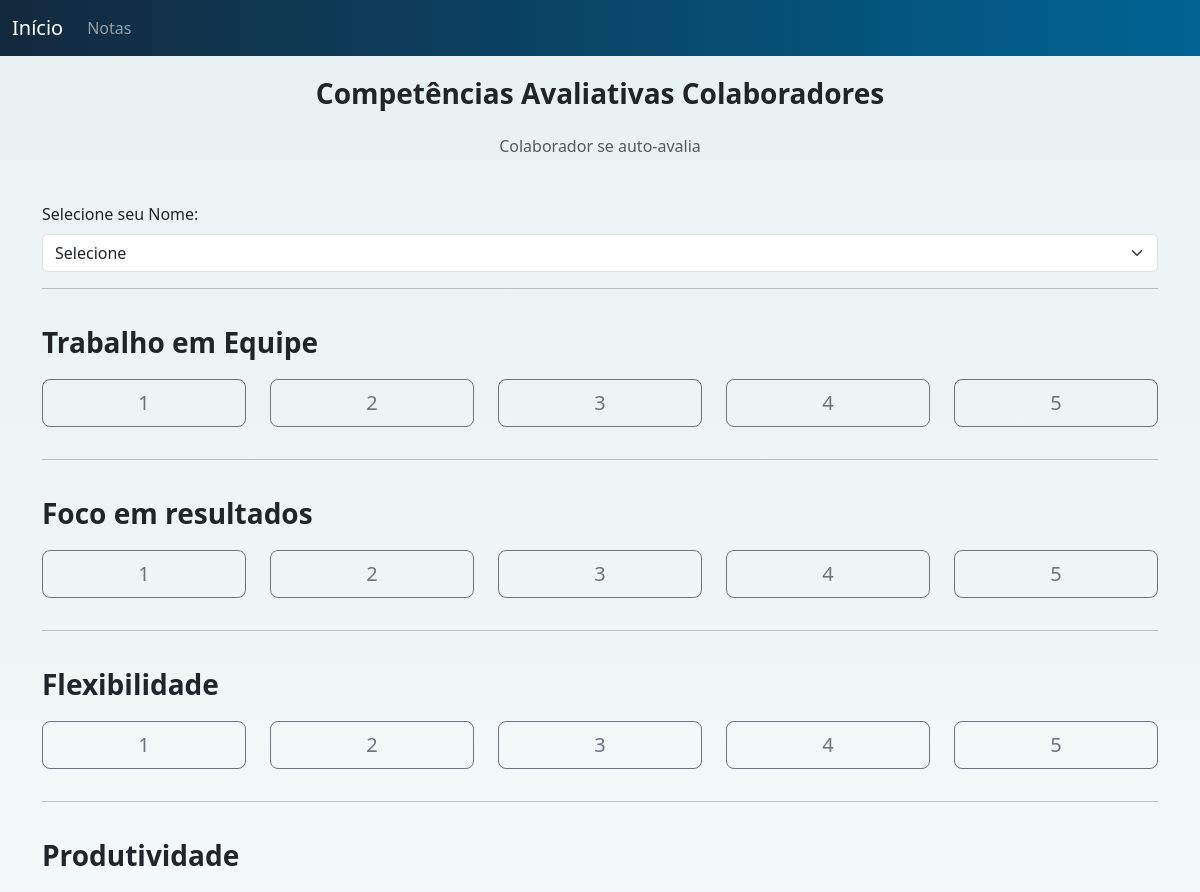
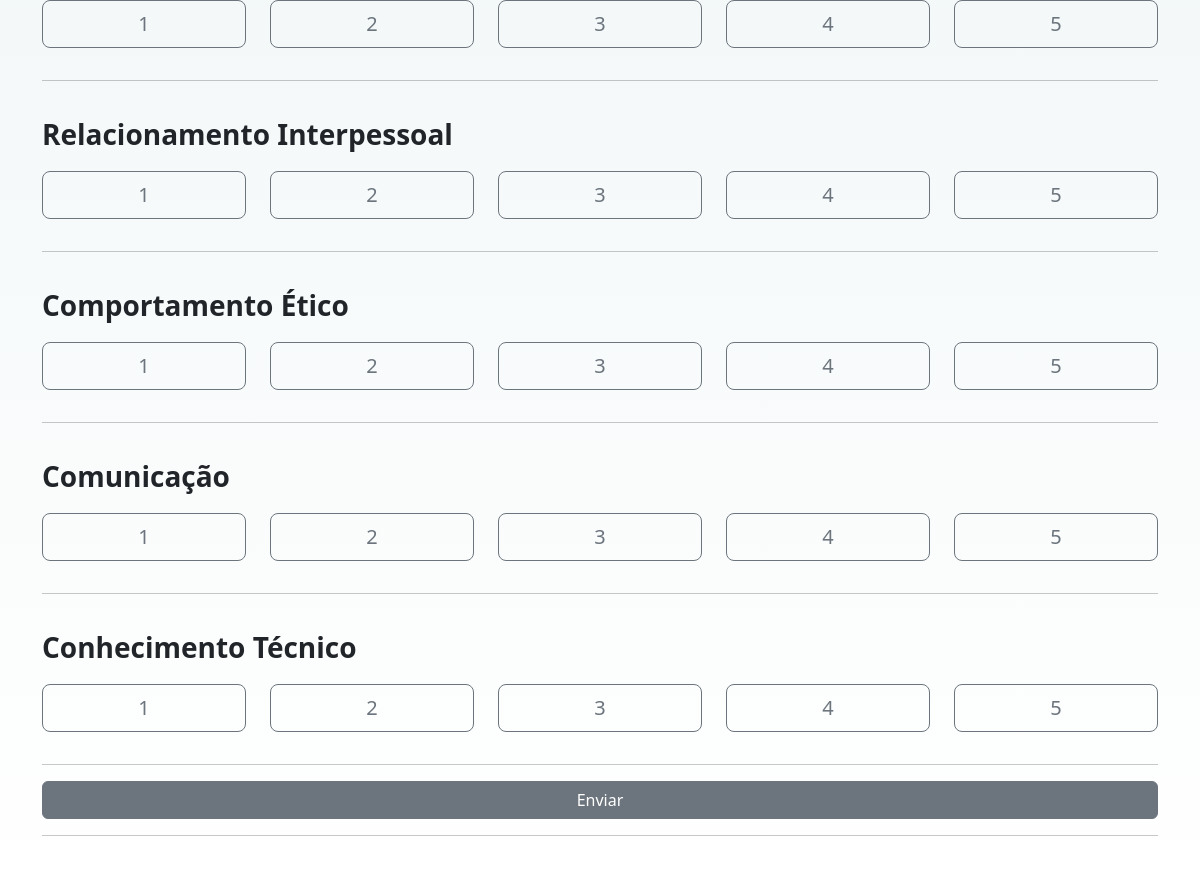
Screenshot of /pages/colaboradores.php with the database file from the repository (2 pictures, top to bottom).
### tables this page shows
CREATE TABLE `pergunta` (
  `id` int(11) NOT NULL,
  `pergunta1` varchar(255) DEFAULT NULL,
  `pergunta2` varchar(255) DEFAULT NULL,
  `pergunta3` varchar(255) DEFAULT NULL,
  `pergunta4` varchar(255) DEFAULT NULL,
  `pergunta5` varchar(255) DEFAULT NULL,
  `pergunta6` varchar(255) DEFAULT NULL,
  `pergunta7` varchar(255) DEFAULT NULL,
  `pergunta8` varchar(255) DEFAULT NULL,
  `pergunta9` varchar(255) DEFAULT NULL,
  `pergunta10` varchar(255) DEFAULT NULL
);

### pages/colaboradores.php (the view, shortened to what this page needs)
<?php require_once('../conexao.php');
?>
<!DOCTYPE html>
<html lang="pt-br">
<head>
  <link href="https://cdn.jsdelivr.net/npm/bootstrap@5.3.1/dist/css/bootstrap.min.css" rel="stylesheet"
>
    <link rel="stylesheet" type="text/css" href="../css/style_perguntas.css">
</head>
<body>
<div>
  <div>
    <nav class="navbar navbar-expand-lg bg-body-tertiary bg-dark" data-bs-theme="dark">
      <div class="container-fluid">
        <a class="navbar-brand" href="../index.php">Início</a>
        <div class="collapse navbar-collapse" id="navbarNavDropdown">
              <ul class="navbar-nav">
              <li class="nav-item">
                <a class="nav-link " type="button" data-bs-toggle="modal" data-bs-target="#staticBackdrop1"
                  href="#">Notas</a>
              </li>
            </ul>
          </div>
      </div>
    </nav>
  </div>
  <div>
    <label class="fw-bold fs-3 d-flex justify-content-center py-3">Competências Avaliativas Colaboradores</label>
    <p class="text-body-secondary d-flex justify-content-center py-1">Colaborador se auto-avalia</p>
  </div>
  <div class="container py-2">
    <form action="/funcoes/envio_colab.php" method="post">
      <div class="mb-3">
        <label for="idusuario" class="form-label pt-3">Selecione seu Nome:</label>
        <select class="form-select" name="idusuario" id="idusuario" required>
          <option value=''>Selecione</option>
        </select>
      </div>
<?php
  $sql_col= "SELECT (
                IF(a.pergunta1 <> '', 1, 0) +
                IF(a.pergunta2 <> '', 1, 0) +
                IF(a.pergunta3 <> '', 1, 0) +
                IF(a.pergunta4 <> '', 1, 0) +
                IF(a.pergunta5 <> '', 1, 0) +
                IF(a.pergunta6 <> '', 1, 0) +
                IF(a.pergunta7 <> '', 1, 0) +
                IF(a.pergunta8 <> '', 1, 0) +
                IF(a.pergunta9 <> '', 1, 0) +
                IF(a.pergunta10 <> '', 1, 0)
            ) qt_col
            FROM pergunta a, modifica_pergunta b
            WHERE a.id = b.colab
            LIMIT 1
              ";
    $col_query = mysqli_query($conexao, $sql_col);
    while ($fetch_col = mysqli_fetch_assoc($col_query)) {
      $quantidade = $fetch_col['qt_col'];
    }
$sql_perguntas = "SELECT * FROM pergunta a, modifica_pergunta b where a.id = b.colab";
$id_perguntas = mysqli_query($conexao, $sql_perguntas);
while ($perguntas = mysqli_fetch_assoc($id_perguntas)) {
$pergunta1 = $perguntas['pergunta1'];
$pergunta2 = $perguntas['pergunta2'];
$pergunta3 = $perguntas['pergunta3'];
$pergunta4 = $perguntas['pergunta4'];
$pergunta5 = $perguntas['pergunta5'];
$pergunta6 = $perguntas['pergunta6'];
$pergunta7 = $perguntas['pergunta7'];
$pergunta8 = $perguntas['pergunta8'];
echo"<hr>
      <div>
        <div class='row text-start py-3'>
          <div class='pb-3'>
            <label class='fw-bold fs-3'>$pergunta1</label>
          </div>
          <div class='col d-grid gap-2'>
            <label class='btn btn-outline-secondary btn-lg' for='nota1'>1</label>
          </div>
          <div class='col d-grid gap-2'>
            <label class='btn btn-outline-secondary btn-lg' for='nota2'>2</label>
          </div>
          <div class='col d-grid gap-2'>
            <label class='btn btn-outline-secondary btn-lg' for='nota3'>3</label>
          </div>
          <div class='col d-grid gap-2'>
            <label class='btn btn-outline-secondary btn-lg' for='nota4'>4</label>
          </div>
          <div class='col d-grid gap-2'>
            <label class='btn btn-outline-secondary btn-lg' for='nota5'>5</label>
          </div>
        </div>
      </div>
      <hr>
      <div>
        <div class='row text-start py-3'>
          <div class='pb-3'>
            <label class='fw-bold fs-3'>$pergunta2</label>
          </div>
          <div class='col d-grid gap-2'>
            <label class='btn btn-outline-secondary btn-lg' for='nota6'>1</label>
          </div>
          <div class='col d-grid gap-2'>
            <label class='btn btn-outline-secondary btn-lg' for='nota7'>2</label>
          </div>
          <div class='col d-grid gap-2'>
            <label class='btn btn-outline-secondary btn-lg' for='nota8'>3</label>
          </div>
          <div class='col d-grid gap-2'>
            <label class='btn btn-outline-secondary btn-lg' for='nota9'>4</label>
          </div>
          <div class='col d-grid gap-2'>
            <label class='btn btn-outline-secondary btn-lg' for='nota10'>5</label>
          </div>
        </div>
      </div>
      <hr>
      <div>
        <div class='row text-start py-3'>
          <div class='pb-3'>
            <label class='fw-bold fs-3'>$pergunta3</label>
          </div>
          <div class='col d-grid gap-2'>
            <label class='btn btn-outline-secondary btn-lg' for='nota11'>1</label>
          </div>
          <div class='col d-grid gap-2'>
            <label class='btn btn-outline-secondary btn-lg' for='nota12'>2</label>
          </div>
          <div class='col d-grid gap-2'>
            <label class='btn btn-outline-secondary btn-lg' for='nota13'>3</label>
          </div>
          <div class='col d-grid gap-2'>
            <label class='btn btn-outline-secondary btn-lg' for='nota14'>4</label>
          </div>
          <div class='col d-grid gap-2'>
            <label class='btn btn-outline-secondary btn-lg' for='nota15'>5</label>
          </div>
        </div>
      </div>
      <hr>
      <div>
        <div class='row text-start py-3'>
          <div class='pb-3'>
            <label class='fw-bold fs-3'>$pergunta4</label>
          </div>
          <div class='col d-grid gap-2'>
            <label class='btn btn-outline-secondary btn-lg' for='nota16'>1</label>
          </div>
          <div class='col d-grid gap-2'>
            <label class='btn btn-outline-secondary btn-lg' for='nota17'>2</label>
          </div>
          <div class='col d-grid gap-2'>
            <label class='btn btn-outline-secondary btn-lg' for='nota18'>3</label>
          </div>
          <div class='col d-grid gap-2'>
            <label class='btn btn-outline-secondary btn-lg' for='nota19'>4</label>
          </div>
          <div class='col d-grid gap-2'>
            <label class='btn btn-outline-secondary btn-lg' for='nota20'>5</label>
          </div>
        </div>
      </div>
      <hr>";
if($quantidade >= 5 && $quantidade <= 10) {
   echo "<div>
        <div class='row text-start py-3'>
          <div class='pb-3'>
            <label class='fw-bold fs-3'>$pergunta5</label>
          </div>
          <div class='col d-grid gap-2'>
            <input name='nota5' value='1' type='radio' class='btn-check'
              id='nota21' autocomplete='off' required>
            <label class='btn btn-outline-secondary btn-lg' for='nota21'>1</label>
          </div>
          <div class='col d-grid gap-2'>
            <input name='nota5' value='2' type='radio' class='btn-check'
              id='nota22' autocomplete='off' required>
            <label class='btn btn-outline-secondary btn-lg' for='nota22'>2</label>
          </div>
          <div class='col d-grid gap-2'>
            <input name='nota5' value='3' type='radio' class='btn-check'
              id='nota23' autocomplete='off' required>
            <label class='btn btn-outline-secondary btn-lg' for='nota23'>3</label>
          </div>
          <div class='col d-grid gap-2'>
            <input name='nota5' value='4' type='radio' class='btn-check'
              id='nota24' autocomplete='off' required>
            <label class='btn btn-outline-secondary btn-lg' for='nota24'>4</label>
          </div>
          <div class='col d-grid gap-2'>
            <input name='nota5' value='5' type='radio' class='btn-check'
              id='nota25' autocomplete='off' required>
            <label class='btn btn-outline-secondary btn-lg' for='nota25'>5</label>
          </div>
        </div>
      </div>
      <hr>";
}
if($quantidade >= 6 && $quantidade <= 10) {
  echo "<div>
        <div class='row text-start py-3'>
          <div class='pb-3'>
            <label class='fw-bold fs-3'>$pergunta6</label>
          </div>
          <div class='col d-grid gap-2'>
            <input name='nota6' value='1' type='radio' class='btn-check'
              id='nota26' autocomplete='off' required>
            <label class='btn btn-outline-secondary btn-lg' for='nota26'>1</label>
          </div>
          <div class='col d-grid gap-2'>
            <input name='nota6' value='2' type='radio' class='btn-check'
              id='nota27' autocomplete='off' required>
            <label class='btn btn-outline-secondary btn-lg' for='nota27'>2</label>
          </div>
          <div class='col d-grid gap-2'>
            <input name='nota6' value='3' type='radio' class='btn-check'
              id='nota28' autocomplete='off' required>
            <label class='btn btn-outline-secondary btn-lg' for='nota28'>3</label>
          </div>
          <div class='col d-grid gap-2'>
            <input name='nota6' value='4' type='radio' class='btn-check'
              id='nota29' autocomplete='off' required>
            <label class='btn btn-outline-secondary btn-lg' for='nota29'>4</label>
          </div>
          <div class='col d-grid gap-2'>
            <input name='nota6' value='5' type='radio' class='btn-check'
              id='nota30' autocomplete='off' required>
            <label class='btn btn-outline-secondary btn-lg' for='nota30'>5</label>
          </div>
        </div>
      </div>
      <hr>";
}
if($quantidade >= 7 && $quantidade <= 10) {
  echo "<div>
        <div class='row text-start py-3'>
          <div class='pb-3'>
            <label class='fw-bold fs-3'>$pergunta7</label>
          </div>
          <div class='col d-grid gap-2'>
            <input name='nota7' value='1' type='radio' class='btn-check'
              id='nota31' autocomplete='off' required>
            <label class='btn btn-outline-secondary btn-lg' for='nota31'>1</label>
          </div>
          <div class='col d-grid gap-2'>
            <input name='nota7' value='2' type='radio' class='btn-check'
              id='nota32' autocomplete='off' required>
            <label class='btn btn-outline-secondary btn-lg' for='nota32'>2</label>
          </div>
          <div class='col d-grid gap-2'>
            <input name='nota7' value='3' type='radio' class='btn-check'
              id='nota33' autocomplete='off' required>
            <label class='btn btn-outline-secondary btn-lg' for='nota33'>3</label>
          </div>
          <div class='col d-grid gap-2'>
            <input name='nota7' value='4' type='radio' class='btn-check'
              id='nota34' autocomplete='off' required>
            <label class='btn btn-outline-secondary btn-lg' for='nota34'>4</label>
          </div>
          <div class='col d-grid gap-2'>
            <input name='nota7' value='5' type='radio' class='btn-check'
              id='nota35' autocomplete='off' required>
            <label class='btn btn-outline-secondary btn-lg' for='nota35'>5</label>
          </div>
        </div>
      </div>
      <hr>";
}
if($quantidade >= 8 && $quantidade <= 10) {
  echo "<div>
        <div class='row text-start py-3'>
          <div class='pb-3'>
            <label class='fw-bold fs-3'>$pergunta8</label>
          </div>
          <div class='col d-grid gap-2'>
            <input name='nota8' value='1' type='radio' class='btn-check'
              id='nota36' autocomplete='off' required>
            <label class='btn btn-outline-secondary btn-lg' for='nota36'>1</label>
          </div>
          <div class='col d-grid gap-2'>
            <input name='nota8' value='2' type='radio' class='btn-check'
              id='nota37' autocomplete='off' required>
            <label class='btn btn-outline-secondary btn-lg' for='nota37'>2</label>
          </div>
          <div class='col d-grid gap-2'>
            <input name='nota8' value='3' type='radio' class='btn-check'
              id='nota38' autocomplete='off' required>
            <label class='btn btn-outline-secondary btn-lg' for='nota38'>3</label>
          </div>
          <div class='col d-grid gap-2'>
            <input name='nota8' value='4' type='radio' class='btn-check'
              id='nota39' autocomplete='off' required>
            <label class='btn btn-outline-secondary btn-lg' for='nota39'>4</label>
          </div>
          <div class='col d-grid gap-2'>
            <input name='nota8' value='5' type='radio' class='btn-check'
              id='nota40' autocomplete='off' required>
            <label class='btn btn-outline-secondary btn-lg' for='nota40'>5</label>
          </div>
        </div>
      </div>
      <hr>";
}
}
?>
      <div class="d-grid gap-2">
        <button class="btn btn-secondary" type="submit">Enviar</button>
      </div>
      <hr class="py-3">
    </form>
  </div>
</body>
</html>

### css/style_perguntas.css (style rules this page uses)
.navbar { background: linear-gradient(to right, #13293D, #006494); }
body { background: linear-gradient(to bottom, #E8F1F2, white); }
.btn { transition: background-color 1s; }

### rows the page displays
pergunta: pergunta1 "Trabalho em Equipe", pergunta2 "Foco em resultados", pergunta3 "Flexibilidade", pergunta4 "Produtividade", pergunta5 "Relacionamento Interpessoal", pergunta6 "Comportamento Ético", pergunta7 "Comunicação", pergunta8 "Conhecimento Técnico"
